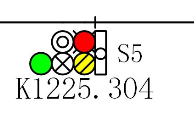
#> input picture test/test1/img_1.png, 194 x 115 px
$ python new_method.py
#> lines starting #> are read from the running program, lines starting #| are printed output that depends on the picture; after the words box and inside, x2 and y2 are one past the last pixel; in counts of white or black regions, pixels touching at a corner belong together
import cv2
import numpy as np


def industrial_match(big_path, small_path,
                     scale_min=0.2,
                     scale_max=2.0,
                     scale_step=0.1,
                     threshold=0.6):

#> called with big_path = 'img_1.png', small_path = 'img.png', scale_min = 0.3, scale_max = 1.5, scale_step = 0.05, threshold = 0.3
    big = cv2.imread(big_path)
#> big is the input picture: shape (115, 194, 3); mean B, G, R 222.4, 228.3, 228.3
    small = cv2.imread(small_path)
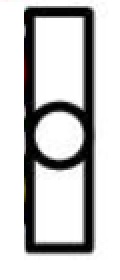
#> input picture test/test1/img.png, 60 x 140 px (shown 2 times larger)
#> small is the input picture: shape (140, 60, 3); mean B, G, R 200.3, 200.4, 200.6

    if big is None or small is None:
        print("图片读取失败")
        return False

    big_gray = cv2.cvtColor(big, cv2.COLOR_BGR2GRAY)
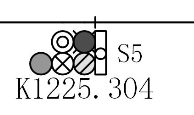
#> big_gray: shape (115, 194); min 0, max 255, mean 227.6
    small_gray = cv2.cvtColor(small, cv2.COLOR_BGR2GRAY)

    # 用边缘增强稳定性
    big_edge = cv2.Canny(big_gray, 50, 150)
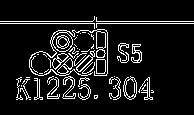
#> big_edge: shape (115, 194); 9.9% white in thin lines or dots, all inside (x1, y1, x2, y2) = (0, 16, 194, 100)
    small_edge = cv2.Canny(small_gray, 50, 150)
#> small_edge: shape (140, 60); 8.1% white in thin lines or dots, all inside (x1, y1, x2, y2) = (11, 3, 48, 127)

    h_big, w_big = big_edge.shape
#> h_big = 115; w_big = 194

    best_score = 0
    best_box = None

    # 多尺度扫描
    for scale in np.arange(scale_min, scale_max, scale_step):

        resized = cv2.resize(small_edge, None, fx=scale, fy=scale)

        h_small, w_small = resized.shape

        # 模板必须小于大图
        if h_small > h_big or w_small > w_big:
            continue

        result = cv2.matchTemplate(
            big_edge,
            resized,
            cv2.TM_CCOEFF_NORMED
        )

        min_val, max_val, min_loc, max_loc = cv2.minMaxLoc(result)

        if max_val > best_score:
            best_score = max_val
            best_box = (max_loc, w_small, h_small)
#> this loop made 24 passes
#> (min_val, max_val, min_loc, best_score, best_box) on passes 1, 3: (-0.157, 0.32, (103, 32), 0.32, ((95, 39), 18, 42)), (-0.136, 0.37, (132, 46), 0.37, ((89, 25), 24, 56))
#> (min_val, max_val, min_loc, max_loc) on passes 2, 4, 5, 6, 7, 8: (-0.127, 0.296, (102, 31), (91, 30)), (-0.112, 0.274, (103, 37), (89, 22)), (-0.108, 0.193, (107, 13), (99, 19)), (-0.0957, 0.158, (89, 23), (82, 6)), (-0.087, 0.158, (88, 17), (142, 27)), (-0.0831, 0.157, (65, 10), (7, 16))
#> pass 1, in industrial_match, `result = cv2.matchTemplate( big_edge, resized, cv2.TM_CCOEFF_NORMED )`:
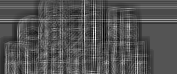
#> result: shape (74, 177) float32; min -0.157, max 0.32, mean -0.00166; drawn with min black and max white
#> pass 2, in industrial_match, `result = cv2.matchTemplate( big_edge, resized, cv2.TM_CCOEFF_NORMED )`:
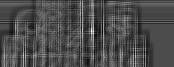
#> result: shape (67, 174) float32; min -0.127, max 0.296, mean 0.00035; drawn with min black and max white
#> pass 3, in industrial_match, `resized = cv2.resize(small_edge, None, fx=scale, fy=scale)`:
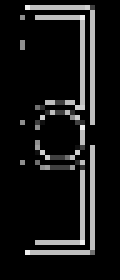
#> resized: shape (56, 24) (shown 5 times larger); min 0, max 239, mean 22.8
#> after the loop, best_score = 0.37

    print(f"最佳匹配得分: {best_score:.3f}")
#| 最佳匹配得分: 0.370

    if best_score > threshold and best_box is not None:
        top_left, w, h = best_box
#> top_left = (89, 25); w = 24; h = 56
        bottom_right = (top_left[0] + w, top_left[1] + h)
#> bottom_right = (113, 81)

        cv2.rectangle(big, top_left, bottom_right, (0, 0, 255), 2)
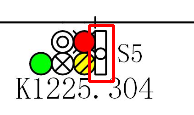
#> big: shape (115, 194, 3); 2.13% of pixels changed, all inside (x1, y1, x2, y2) = (88, 24, 115, 83)
        print("检测到目标")
        found = True
    else:
        print("未检测到")
        found = False

    cv2.imshow("result", big)
    cv2.waitKey(0)
    cv2.destroyAllWindows()

    return found


if __name__ == "__main__":
    industrial_match("img_1.png", "img.png",
                     scale_min=0.3,
                     scale_max=1.5,
                     scale_step=0.05,
                     threshold=0.3)
